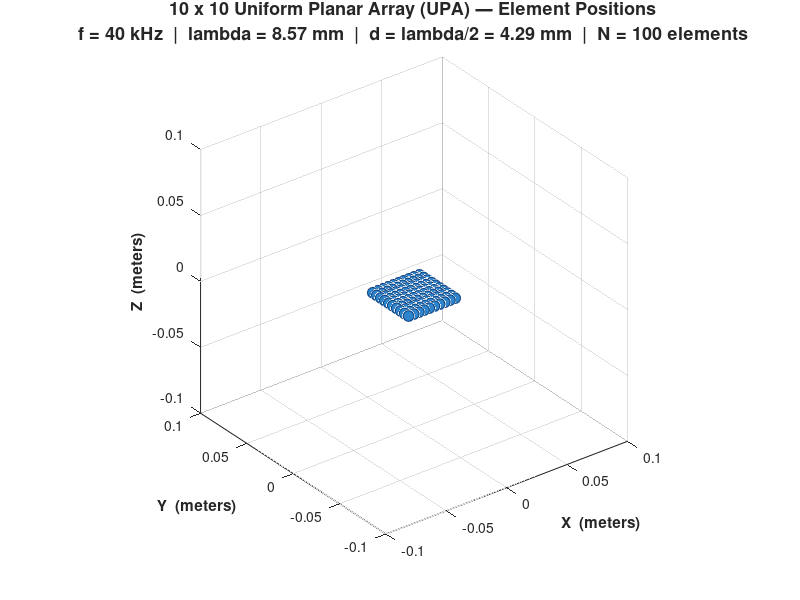

Reproduce this figure in MATLAB. (Note: this script raises an error after producing the figure.)

clc;         
clear;        
close all;   



%  SECTION 1: ACOUSTIC PHYSICS SETUP
c=343;
f = 40e3;       
lambda = c / f;   
fprintf('============================================================\n');
fprintf('  ACOUSTIC PHYSICS PARAMETERS\n');
fprintf('============================================================\n');
fprintf('  Speed of sound      c      = %.1f m/s\n',  c);
fprintf('  Carrier frequency   f      = %.1f kHz\n',  f / 1e3);
fprintf('  Wavelength          lambda = %.4f m  (%.4f mm)\n', lambda, lambda * 1e3);
fprintf('============================================================\n\n');

%  SECTION 2: ARRAY DESIGN PARAMETERs
N = 10;                
num_elements = N * N;   
d = lambda / 2; 
% Display array design parameters
fprintf('============================================================\n');
fprintf('  ARRAY DESIGN PARAMETERS\n');
fprintf('============================================================\n');
fprintf('  Array layout        N      = %d x %d  (%d elements total)\n', N, N, num_elements);
fprintf('  Element spacing     d      = %.4f m  (%.4f mm)\n',  d, d * 1e3);
fprintf('  Physical aperture   A      = %.4f m  (%.2f mm) per side\n', (N-1)*d, (N-1)*d*1e3);
fprintf('============================================================\n\n');

%  SECTION 3: ELEMENT COORDINATE GENERATION (VECTORIZED)
element_positions_1D = (-(N-1)/2 : (N-1)/2) * d; 
[x_grid, y_grid] = meshgrid(element_positions_1D, element_positions_1D);

z_grid = zeros(N, N);  
x_coords = x_grid(:);  
y_coords = y_grid(:);  
z_coords = z_grid(:);

array_coords = [x_coords, y_coords, z_coords]; 

fprintf('============================================================\n');
fprintf('  COORDINATE VERIFICATION\n');
fprintf('============================================================\n');
fprintf('  Total elements generated   : %d\n',  size(array_coords, 1));
fprintf('  X range : [%.4f,  %.4f] m\n', min(x_coords), max(x_coords));
fprintf('  Y range : [%.4f,  %.4f] m\n', min(y_coords), max(y_coords));
fprintf('  Z range : [%.4f,  %.4f] m  (all zero — XY plane)\n', min(z_coords), max(z_coords));
fprintf('  Centre of array (mean x,y) : (%.6f, %.6f) m\n', mean(x_coords), mean(y_coords));
fprintf('  Verified: array is centred at the origin.\n');
fprintf('============================================================\n\n');

figure('Name', 'UPA Geometry — 10x10 Transducer Array', ...
       'NumberTitle', 'off', ...
       'Color', [0.97 0.97 0.97], ...        
       'Position', [100, 100, 860, 680]);  

scatter3(x_coords, y_coords, z_coords, ...
         60, ...                                     
         'filled', ...                          
         'MarkerFaceColor', [0.18 0.52 0.80], ... 
         'MarkerEdgeColor', [0.05 0.25 0.50], ...  
         'LineWidth', 0.8);                         
% --- Labels and Title ---
title({'10 x 10 Uniform Planar Array (UPA) — Element Positions', ...
       sprintf('f = %.0f kHz  |  lambda = %.2f mm  |  d = lambda/2 = %.2f mm  |  N = %d elements', ...
               f/1e3, lambda*1e3, d*1e3, num_elements)}, ...
      'FontSize', 13, 'FontWeight', 'bold', 'Color', [0.15 0.15 0.15]);

xlabel('X  (meters)', 'FontSize', 11, 'FontWeight', 'bold');
ylabel('Y  (meters)', 'FontSize', 11, 'FontWeight', 'bold');
zlabel('Z  (meters)', 'FontSize', 11, 'FontWeight', 'bold');


grid on;      
axis equal;   
axis tight;    % Fit axis bounds tightly around data points

% Manually set Z limits so the flat (z=0) array is clearly visible.
% Without this, MATLAB may auto-scale Z to an extremely narrow range
% that makes the XY plane look like a thin line rather than a flat surface.
zlim([-0.1 0.1]);   % +/-0.1 m Z window reveals the plane clearly

view(3);       % Standard isometric 3D viewing angle

% --- Axis Object Formatting ---
ax = gca;
ax.FontSize   = 10;
ax.Color      = [0.98 0.98 0.98];   % Slightly off-white axes background
ax.GridColor  = [0.5 0.5 0.5];
ax.GridAlpha  = 0.4;
ax.Box        = 'on';

% --- Reference Plane: draw a transparent XY rectangle at z=0 ---
%   This visually reinforces that all elements lie on the same plane.
hold on;
half_span = ((N-1)/2 * d) + d * 0.5;   % Slightly larger than array extent
patch_x = [-half_span,  half_span,  half_span, -half_span];
patch_y = [-half_span, -half_span,  half_span,  half_span];
patch_z = [0, 0, 0, 0];
fill3(patch_x, patch_y, patch_z, [0.18 0.52 0.80], ...
      'FaceAlpha', 0.07, ...              % Nearly transparent
      'EdgeColor', [0.18 0.52 0.80], ...
      'EdgeAlpha', 0.3, ...
      'LineStyle', '--');

% --- Origin Marker ---
%   A red cross marks the geometric centre of the array at (0,0,0)
scatter3(0, 0, 0, 140, 'r', 'x', 'LineWidth', 2.5);
text(0, 0, 0.013, '  Origin (0,0,0)', 'FontSize', 9.5, ...
     'Color', [0.75 0.0 0.0], 'FontWeight', 'bold');

% --- Legend ---
legend({'Transducer Elements (100)', 'Array Plane  (XY, z = 0)', 'Array Centre (0,0,0)'}, ...
       'Location', 'northeast', 'FontSize', 9);

hold off;

% Final confirmation message
fprintf('  Figure rendered: 10x10 UPA element positions (3D scatter).\n');
fprintf('  Script complete. Geometry initialization successful.\n');
fprintf('============================================================\n');
